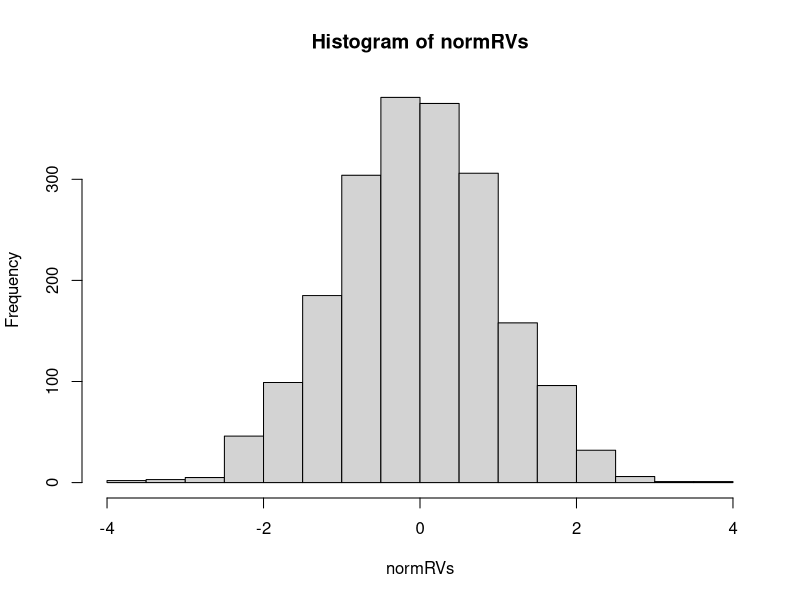
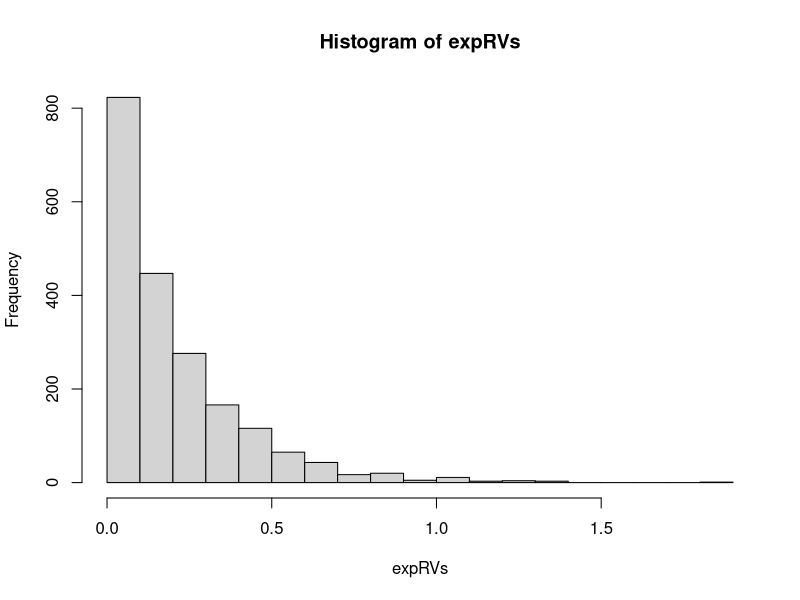

Recreate these plots in R, in order.
## ---- chunk 1
library(viridis)
library(knitr)
## ---- chunk 2
## Notice the echo=FALSE above within the { }... this tells RMarkdown not to show the code but only the result.
normRVs <- rnorm(2000, 0, 1)
hist(normRVs, breaks = 20)
## ---- chunk 3
expRVs <- rexp(2000, rate = 5)
hist(expRVs, breaks = 20)
